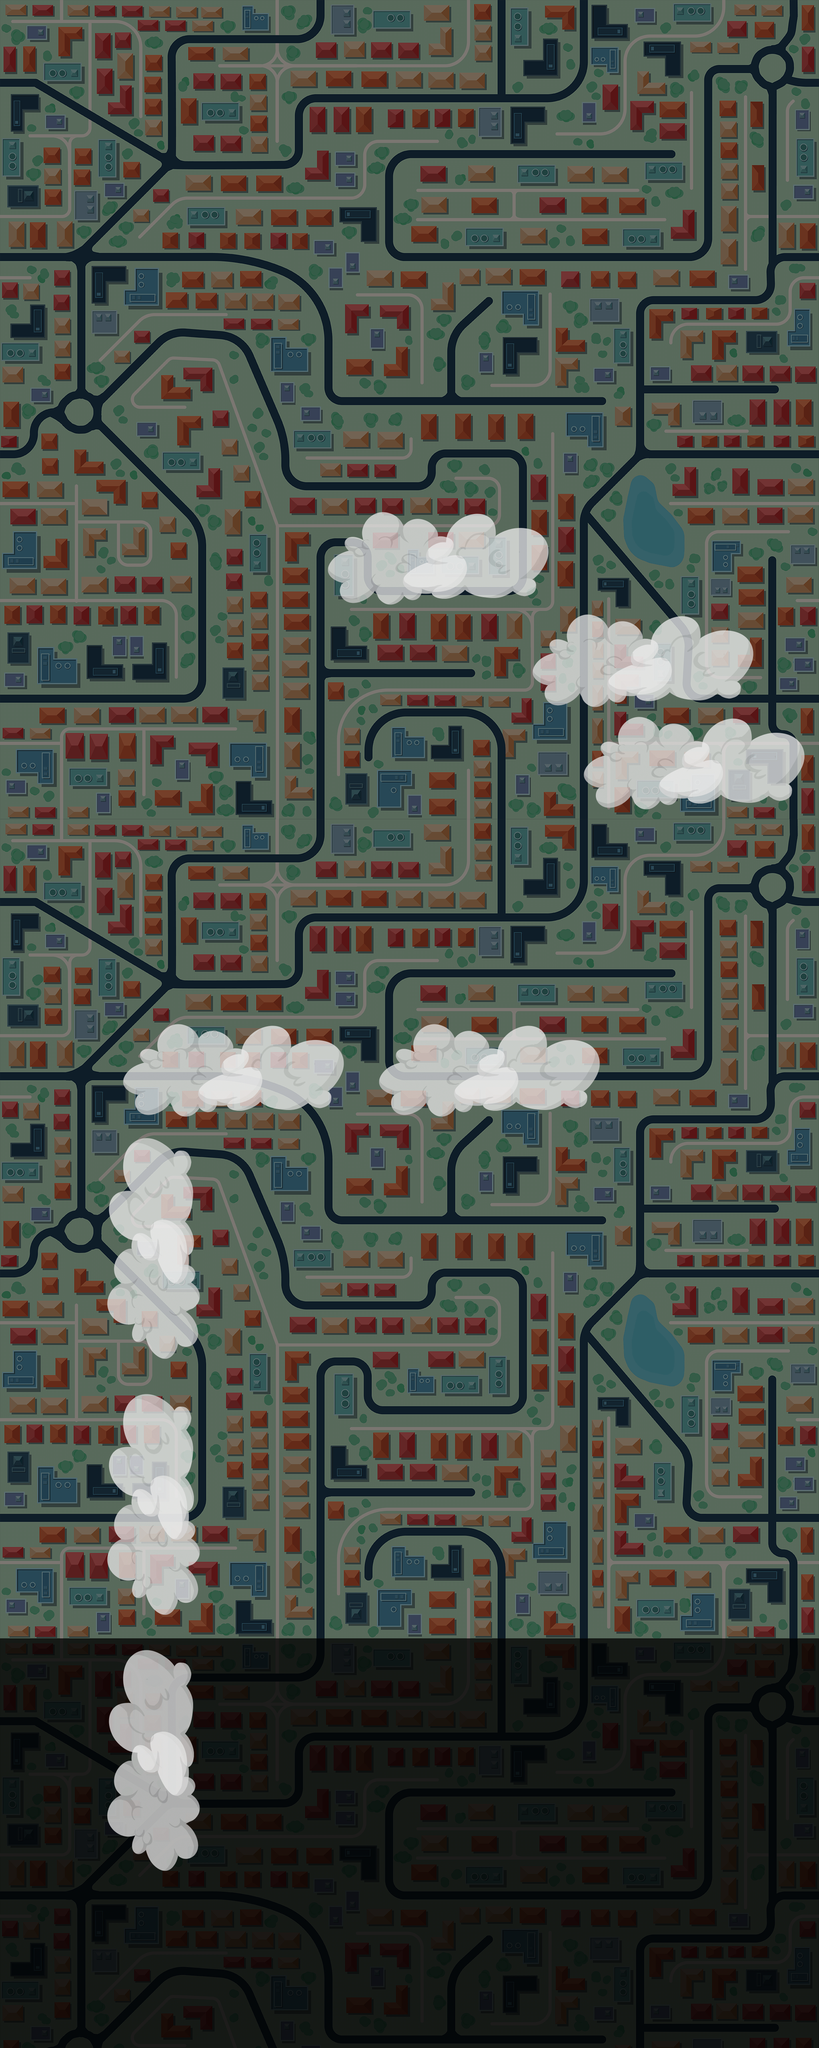

This game map was drawn from its Tiled (.tmx) file and the tilesets committed beside it. A one-line description and the full map source follow:
An orthogonal 16x40 tile map with 128x128 px tiles, 2 tile layers (boundaries, clouds), 8 tilesets, 6 image layers and 10 objects (3x drone, 2x hunter, delivery point 00, spawn point, airplane 0, ...).

<map version="1.2" tiledversion="1.3.1" orientation="orthogonal" renderorder="right-up" compressionlevel="0" width="16" height="40" tilewidth="128" tileheight="128" infinite="0" nextlayerid="22" nextobjectid="118">
 <tileset firstgid="1" name="DeliveryPointTileset" tilewidth="512" tileheight="512" tilecount="1" columns="1">
  <image source="data/Delivery Point.png" width="512" height="512" />
 </tileset>
 <tileset firstgid="2" name="Airplane" tilewidth="512" tileheight="512" tilecount="1" columns="1">
  <image source="data/Airplane6.png" width="512" height="512" />
 </tileset>
 <tileset firstgid="3" name="Drone" tilewidth="335" tileheight="335" tilecount="1" columns="1">
  <image source="data/Drone - Tiled.png" width="335" height="335" />
 </tileset>
 <tileset firstgid="4" name="Hunter" tilewidth="400" tileheight="400" tilecount="1" columns="1">
  <image source="data/Female Hunter - Tiled.png" width="400" height="400" />
 </tileset>
 <tileset firstgid="5" name="Clouds Borders" tilewidth="128" tileheight="128" tilecount="64" columns="8">
  <image source="data/Clouds Border Tileset.png" width="1024" height="1024" />
 </tileset>
 <tileset firstgid="69" name="Symbols - not in game" tilewidth="128" tileheight="128" spacing="1" tilecount="1" columns="1">
  <image source="data/Symbols for Tiled.png" width="256" height="256" />
 </tileset>
 <tileset firstgid="70" name="Clouds Tileset" tilewidth="128" tileheight="128" tilecount="256" columns="16">
  <image source="data/Clouds - Spritesheet.png" width="2048" height="2048" />
 </tileset>
 <tileset firstgid="326" name="Tornado" tilewidth="300" tileheight="300" tilecount="1" columns="1">
  <image source="data/Tornado - Tiled.png" width="300" height="300" />
 </tileset>
 <imagelayer id="2" name="background image 0" opacity="0.49">
  <image source="data/map tile 2048x2048.png" width="2048" height="2048" />
 </imagelayer>
 <imagelayer id="17" name="background image 1" opacity="0.49" offsetx="2048" offsety="0">
  <image source="data/map tile 2048x2048.png" width="2048" height="2048" />
 </imagelayer>
 <imagelayer id="18" name="background image 2" opacity="0.49" offsetx="0" offsety="2048">
  <image source="data/map tile 2048x2048.png" width="2048" height="2048" />
 </imagelayer>
 <imagelayer id="19" name="background image 3" opacity="0.49" offsetx="2048" offsety="2048">
  <image source="data/map tile 2048x2048.png" width="2048" height="2048" />
 </imagelayer>
 <imagelayer id="20" name="background image 4" opacity="0.49" offsetx="0" offsety="4096">
  <image source="data/map tile 2048x2048.png" width="2048" height="2048" />
 </imagelayer>
 <imagelayer id="21" name="background image 5" opacity="0.49" offsetx="2048" offsety="4096">
  <image source="data/map tile 2048x2048.png" width="2048" height="2048" />
 </imagelayer>
 <objectgroup id="3" name="Object Layer 1">
  <object id="6" name="delivery point 00" gid="1" x="1360.12" y="648" width="512" height="512">
   <properties>
    <property name="timer" type="int" value="60" />
   </properties>
  </object>
  <object id="101" name="drone" gid="3" x="-1155.72" y="2762.35" width="335" height="335" />
  <object id="102" name="drone" gid="3" x="1153.38" y="1713.74" width="335" height="335" />
  <object id="104" name="hunter" gid="4" x="1348.61" y="3312.85" width="400" height="400" />
  <object id="105" name="hunter" gid="4" x="550.182" y="862.425" width="400" height="400" />
  <object id="106" name="drone" gid="3" x="506.83" y="1617.5" width="335" height="335" />
  <object id="110" name="spawn point" gid="69" x="950.665" y="5017.34" width="128" height="128" rotation="-90">
   <properties>
    <property name="speed" type="float" value="200" />
   </properties>
  </object>
  <object id="111" name="airplane 0" gid="2" x="-748.06" y="1939.57" width="665.333" height="665.333" rotation="32.0003">
   <properties>
    <property name="life_time" type="float" value="17" />
    <property name="spawn_frequency_time" type="float" value="12" />
    <property name="speed" type="float" value="200" />
   </properties>
  </object>
  <object id="113" name="tornado 0" gid="326" x="608.242" y="4560.79" width="300" height="300">
   <properties>
    <property name="throw_angle_max" type="int" value="359" />
    <property name="throw_angle_min" type="int" value="0" />
    <property name="throw_distance" type="float" value="512" />
   </properties>
  </object>
  <object id="117" name="path tornado 0" x="700" y="4038">
   <polygon points="0,0 306,-456 912,-454 1190,-190 1000,262 370,320" />
  </object>
 </objectgroup>
 <layer id="12" name="boundaries" width="16" height="40">
  <data encoding="csv">
0,0,0,0,0,0,0,0,0,0,0,0,0,0,0,0,
0,0,0,0,0,0,0,0,0,0,0,0,0,0,0,0,
0,0,0,0,0,0,0,0,0,0,0,0,0,0,0,0,
0,0,0,0,0,0,0,0,0,0,0,0,0,0,0,0,
0,0,0,0,0,0,0,0,0,0,0,0,0,0,0,0,
0,0,0,0,0,0,0,0,0,0,0,0,0,0,0,0,
0,0,0,0,0,0,0,0,0,0,0,0,0,0,0,0,
0,0,0,0,0,0,0,0,0,0,0,0,0,0,0,0,
0,0,0,0,0,0,0,0,0,0,0,0,0,0,0,0,
0,0,0,0,0,0,0,0,0,0,0,0,0,0,0,0,
0,0,0,0,0,0,0,0,0,0,0,0,0,0,0,0,
0,0,0,0,0,0,0,0,0,0,0,0,0,0,0,0,
0,0,0,0,0,0,0,0,0,0,0,0,0,0,0,0,
0,0,0,0,0,0,0,0,0,0,0,0,0,0,0,0,
0,0,0,0,0,0,0,0,0,0,0,0,0,0,0,0,
0,0,0,0,0,0,0,0,0,0,0,0,0,0,0,0,
0,0,0,0,0,0,0,0,0,0,0,0,0,0,0,0,
0,0,0,0,0,0,0,0,0,0,0,0,0,0,0,0,
0,0,0,0,0,0,0,0,0,0,0,0,0,0,0,0,
0,0,0,0,0,0,0,0,0,0,0,0,0,0,0,0,
0,0,0,0,0,0,0,0,0,0,0,0,0,0,0,0,
0,0,0,0,0,0,0,0,0,0,0,0,0,0,0,0,
0,0,0,0,0,0,0,0,0,0,0,0,0,0,0,0,
0,0,0,0,0,0,0,0,0,0,0,0,0,0,0,0,
0,0,0,0,0,0,0,0,0,0,0,0,0,0,0,0,
0,0,0,0,0,0,0,0,0,0,0,0,0,0,0,0,
0,0,0,0,0,0,0,0,0,0,0,0,0,0,0,0,
0,0,0,0,0,0,0,0,0,0,0,0,0,0,0,0,
0,0,0,0,0,0,0,0,0,0,0,0,0,0,0,0,
0,0,0,0,0,0,0,0,0,0,0,0,0,0,0,0,
0,0,0,0,0,0,0,0,0,0,0,0,0,0,0,0,
0,0,0,0,0,0,0,0,0,0,0,0,0,0,0,0,
0,0,0,0,0,0,0,0,0,0,0,0,0,0,0,0,
0,0,0,0,0,0,0,0,0,0,0,0,0,0,0,0,
0,0,0,0,0,0,0,0,0,0,0,0,0,0,0,0,
0,0,0,0,0,0,0,0,0,0,0,0,0,0,0,0,
0,0,0,0,0,0,0,0,0,0,0,0,0,0,0,0,
0,0,0,0,0,0,0,0,0,0,0,0,0,0,0,0,
0,0,0,0,0,0,0,0,0,0,0,0,0,0,0,0,
0,0,0,0,0,0,0,0,0,0,0,0,0,0,0,0
</data>
 </layer>
 <layer id="16" name="clouds" width="16" height="40">
  <data encoding="csv">
0,0,0,0,0,0,0,0,0,0,0,0,0,0,0,0,
0,0,0,0,0,0,0,0,0,0,0,0,0,0,0,0,
0,0,0,0,0,0,0,0,0,0,0,0,0,0,0,0,
0,0,0,0,0,0,0,0,0,0,0,0,0,0,0,0,
0,0,0,0,0,0,0,0,0,0,0,0,0,0,0,0,
0,0,0,0,0,0,0,0,0,0,0,0,0,0,0,0,
0,0,0,0,0,0,0,0,0,0,0,0,0,0,0,0,
0,0,0,0,0,0,0,0,0,0,0,0,0,0,0,0,
0,0,0,0,0,0,0,0,0,0,0,0,0,0,0,0,
0,0,0,0,0,0,0,0,0,0,0,0,0,0,0,0,
0,0,0,0,0,0,90,91,92,93,94,0,0,0,0,0,
0,0,0,0,0,0,106,107,108,109,110,0,0,0,0,0,
0,0,0,0,0,0,0,0,0,0,90,91,92,93,94,0,
0,0,0,0,0,0,0,0,0,0,106,107,108,109,110,0,
0,0,0,0,0,0,0,0,0,0,0,90,91,92,93,94,
0,0,0,0,0,0,0,0,0,0,0,106,107,108,109,110,
0,0,0,0,0,0,0,0,0,0,0,0,0,0,0,0,
0,0,0,0,0,0,0,0,0,0,0,0,0,0,0,0,
0,0,0,0,0,0,0,0,0,0,0,0,0,0,0,0,
0,0,0,0,0,0,0,0,0,0,0,0,0,0,0,0,
0,0,90,91,92,93,94,90,91,92,93,94,0,0,0,0,
0,0,106,107,108,109,110,106,107,108,109,110,0,0,0,0,
0,0,119,120,0,0,0,0,0,0,0,0,0,0,0,0,
0,0,135,136,0,0,0,0,0,0,0,0,0,0,0,0,
0,0,151,152,0,0,0,0,0,0,0,0,0,0,0,0,
0,0,167,168,0,0,0,0,0,0,0,0,0,0,0,0,
0,0,183,184,0,0,0,0,0,0,0,0,0,0,0,0,
0,0,119,120,0,0,0,0,0,0,0,0,0,0,0,0,
0,0,135,136,0,0,0,0,0,0,0,0,0,0,0,0,
0,0,151,152,0,0,0,0,0,0,0,0,0,0,0,0,
0,0,167,168,0,0,0,0,0,0,0,0,0,0,0,0,
0,0,183,184,0,0,0,0,0,0,0,0,0,0,0,0,
0,0,119,120,0,0,0,0,0,0,0,0,0,0,0,0,
0,0,135,136,0,0,0,0,0,0,0,0,0,0,0,0,
0,0,151,152,0,0,0,0,0,0,0,0,0,0,0,0,
0,0,167,168,0,0,0,0,0,0,0,0,0,0,0,0,
0,0,183,184,0,0,0,0,0,0,0,0,0,0,0,0,
0,0,0,0,0,0,0,0,0,0,0,0,0,0,0,0,
0,0,0,0,0,0,0,0,0,0,0,0,0,0,0,0,
0,0,0,0,0,0,0,0,0,0,0,0,0,0,0,0
</data>
 </layer>
</map>
